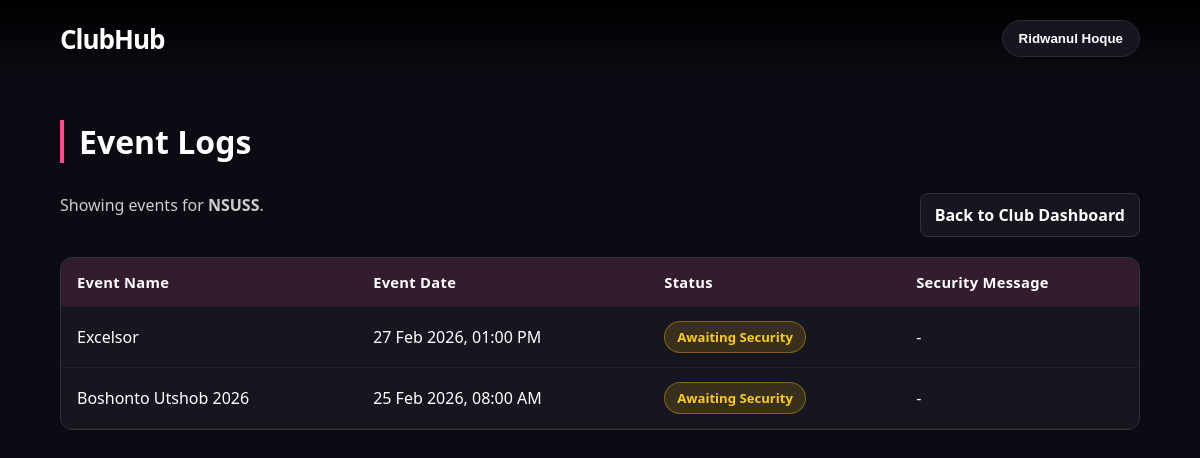
/eventlogs.php (signed in), run on an earlier commit of the app's database.
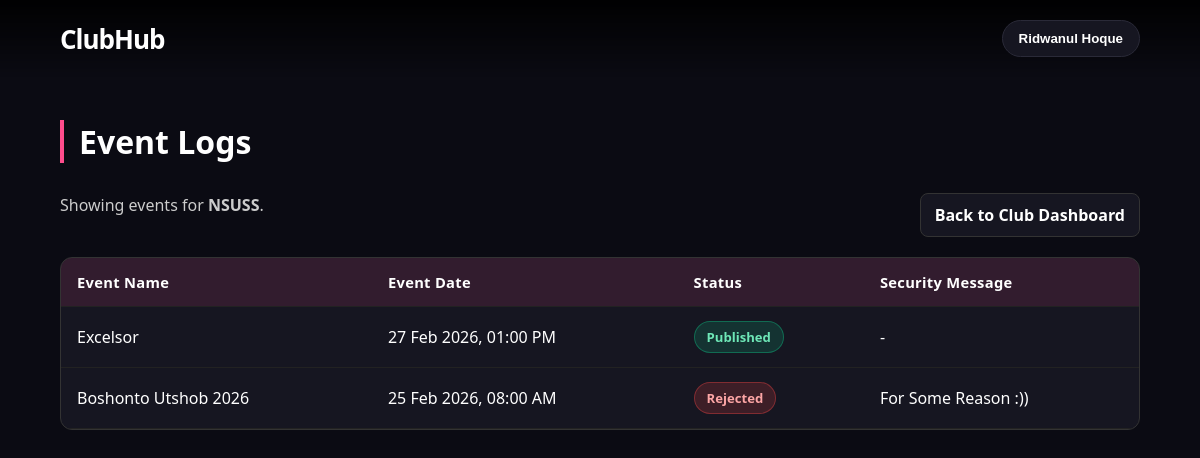
And on a later commit of the database.
### tables this page shows
CREATE TABLE `events` (
  `event_id` int(11) NOT NULL,
  `club_id` int(11) DEFAULT NULL,
  `event_name` varchar(255) NOT NULL,
  `event_duration` decimal(4,2) DEFAULT NULL,
  `event_date` datetime DEFAULT NULL,
  `event_creator` varchar(255) DEFAULT NULL,
  `event_availablity` tinyint(1) DEFAULT NULL,
  `security_clearance` varchar(50) DEFAULT 'Pending',
  `admin_clearance` varchar(50) DEFAULT 'Pending',
  `security_message` text DEFAULT NULL
);

### eventlogs.php (the view, shortened to what the changed rows need)
<?php
include 'connection.php';
$clubId = intval($_SESSION['club_id'] ?? ($_SESSION['Club_id'] ?? 0));
$hasSecurityMessage = false;
$messageColumnCheck = mysqli_query($con, "SHOW COLUMNS FROM events LIKE 'security_message'");
if ($messageColumnCheck && mysqli_num_rows($messageColumnCheck) > 0) {
    $hasSecurityMessage = true;
}
$adminColumnCheck = mysqli_query($con, "SHOW COLUMNS FROM events LIKE 'admin_clearance'");
$hasAdminClearance = ($adminColumnCheck && mysqli_num_rows($adminColumnCheck) > 0);
$securityColumnCheck = mysqli_query($con, "SHOW COLUMNS FROM events LIKE 'security_clearance'");
$hasSecurityClearance = ($securityColumnCheck && mysqli_num_rows($securityColumnCheck) > 0);
$events = [];
if ($clubId > 0) {
    $messageSelect = $hasSecurityMessage ? "e.security_message" : "NULL AS security_message";
    $adminSelect = $hasAdminClearance ? "e.admin_clearance" : "'Pending' AS admin_clearance";
    $securitySelect = $hasSecurityClearance ? "e.security_clearance" : "'Pending' AS security_clearance";
    $eventsSql = "
        SELECT
            e.event_id,
            e.event_name,
            e.event_date,
            $securitySelect,
            $adminSelect,
            e.event_availablity,
            $messageSelect
        FROM events e
        WHERE e.club_id = ?
        ORDER BY e.event_date DESC, e.event_id DESC
    ";
    $eventsStmt = $con->prepare($eventsSql);
    $eventsStmt->bind_param("i", $clubId);
    $eventsStmt->execute();
    $eventsResult = $eventsStmt->get_result();
    while ($row = $eventsResult->fetch_assoc()) {
        $events[] = $row;
    }
}
function resolve_status(array $event): array
{
    $security = strtolower(trim((string)($event['security_clearance'] ?? 'Pending')));
    $admin = strtolower(trim((string)($event['admin_clearance'] ?? 'Pending')));
    $isPublished = intval($event['event_availablity'] ?? 0) === 1 && $security === 'approved';
    if ($isPublished) {
        return ['Published', 'status-published'];
    }
    if ($security === 'pending') {
        return ['Awaiting Security', 'status-pending'];
    }
    if ($security === 'rejected' || $admin === 'rejected') {
        return ['Rejected', 'status-rejected'];
    }
    return ['Under Review', 'status-pending'];
}
?>
<!DOCTYPE html>
<html lang="en">
<head>
    <link rel="stylesheet" href="styles.css?v=<?php echo filemtime('styles.css'); ?>">
</head>
<body>
    <section class="logs-section">
        <div class="logs-card">
            <div class="table-wrap">
                <table class="logs-table">
                    <thead>
                        <tr>
                            <th>Event Name</th>
                            <th>Event Date</th>
                            <th>Status</th>
                            <th>Security Message</th>
                        </tr>
                    </thead>
                    <tbody>
                        <?php if ($clubId <= 0): ?>
                            <tr>
                                <td colspan="4" class="empty-state">No club is linked to this account.</td>
                            </tr>
                        <?php elseif (empty($events)): ?>
                            <tr>
                                <td colspan="4" class="empty-state">No events found for your club yet.</td>
                            </tr>
                        <?php else: ?>
                            <?php foreach ($events as $event): ?>
                                <?php [$statusText, $statusClass] = resolve_status($event); ?>
                                <?php
                                    $reasonText = trim((string)($event['security_message'] ?? ''));
                                    if (strtolower($statusText) === 'rejected') {
                                        if ($reasonText === '') {
                                            $reasonText = 'No reason provided by Security Office.';
                                        }
                                    } else {
                                        if ($reasonText === '') {
                                            $reasonText = '-';
                                        }
                                    }
                                ?>
                                <tr>
                                    <td><?php echo htmlspecialchars($event['event_name']); ?></td>
                                    <td>
                                        <?php
                                            if (!empty($event['event_date'])) {
                                                echo htmlspecialchars(date("d M Y, h:i A", strtotime($event['event_date'])));
                                            } else {
                                                echo 'TBD';
                                            }
                                        ?>
                                    </td>
                                    <td><span class="status-badge <?php echo htmlspecialchars($statusClass); ?>"><?php echo htmlspecialchars($statusText); ?></span></td>
                                    <td><?php echo htmlspecialchars($reasonText); ?></td>
                                </tr>
                            <?php endforeach; ?>
                        <?php endif; ?>
                    </tbody>
                </table>
            </div>
        </div>
    </section>
</body>
</html>

What changed in the data, as far as the page shows it:
changed events "Excelsor": statusText "Awaiting Security" → "Published"
changed events: statusText "Awaiting Security" → "Rejected"; security_message "-" → "For Some Reason :))"
